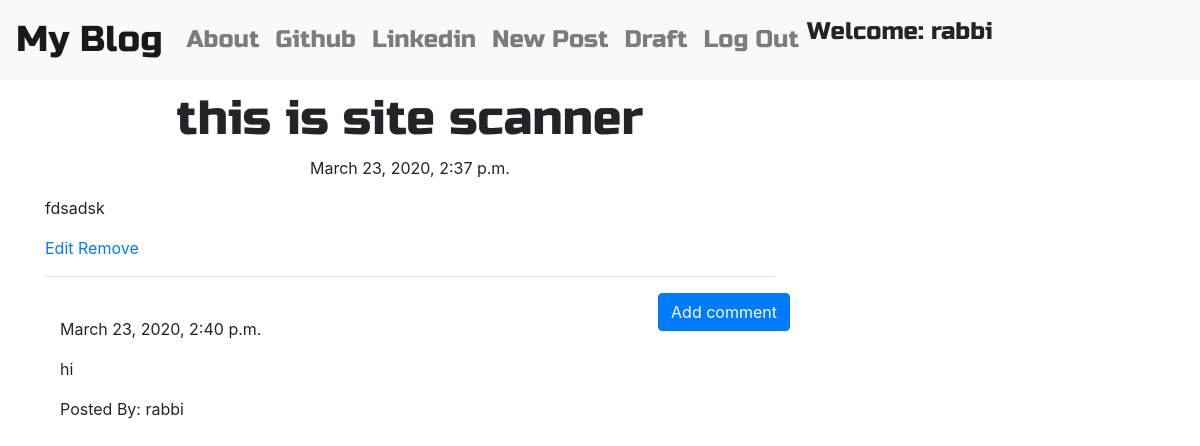
The app's page /post/5/ (signed in) with its own data.
### blog/models.py (models this page shows, shortened)
class Post(models.Model):
    author=models.ForeignKey('auth.user',on_delete=models.CASCADE)
    title=models.CharField(max_length=200)
    text=models.TextField()
    created_date=models.DateTimeField(default=timezone.now())
    published_date=models.DateTimeField(blank=True,null=True)

class Comment(models.Model):
    post=models.ForeignKey(Post,related_name='comments',on_delete=models.CASCADE)
    author=models.CharField(max_length=200)
    text=models.TextField()
    created_date=models.DateTimeField(default=timezone.now)
    approved_comment=models.BooleanField(default=False)

### blog/views.py (the view)
# urls.py: path('post/<int:pk>/',PostDetailView.as_view(),name='post_detail'),
class PostDetailView(DetailView):
    model=Post

### blog/templates/blog/post_detail.html (shortened to what this page needs)
{% extends 'blog/base.html' %}
{% block content %}
<h1 class="posttile loader">{{post.title}}</h1>
{% if post.published_date %}
<div class="date postdate">
  {{post.published_date}}
</div>
{% else %}
<a href="{% url 'blog:post_publish' pk=post.pk %}">Publish</a>
{% endif %}
<p class='postcontent'>{{post.text|safe|linebreaksbr}}</p>
{% if user.is_authenticated %}
<a href="{% url 'blog:post_edit' pk=post.pk %}">
<span class="fa fa-pencil">Edit</span>
</a>
<a href="{% url 'blog:post_remove' pk=post.pk %}">
<span class="fa fa-remove">Remove</span>
</a>
{% endif %}
<hr>
<a class="btn btn-primary btn-comment" href="{% url 'blog:add_comment_to_post' pk=post.pk%}">Add comment</a>
<div class="container">
  {% for comment in post.comments.all%}
    <br>
    {% if user.is_authenticated or commnet.approved_comment %}
    {{ comment.created_date }}
    <p>{{comment.text|safe|linebreaksbr}}</p>
    <p>Posted By: {{comment.author}}</p>
    {% endif %}
    {% empty %}
    <p>No Comments!</p>
  {% endfor %}
</div>
{% endblock %}

### blog/templates/blog/base.html (shortened to what this page needs)
<!DOCTYPE html>
{% load static %}
<html lang="en" dir="ltr">
  <head>
    <link rel="stylesheet" href="https://stackpath.bootstrapcdn.com/bootstrap/4.4.1/css/bootstrap.min.css">
    <link rel="stylesheet" href="//cdn.jsdelivr.net/npm/medium-editor@latest/dist/css/medium-editor.min.css" type="text/css" media="screen" charset="utf-8">
    <link rel="stylesheet" href="{% static 'css/blog.css' %}">
  </head>
  <body class="loader">
    <nav class="navbar navbar-expand-lg navbar-light bg-light techfont custon-navbar">
      <a class="navbar-brand bigbrand" href="{% url 'blog:post_list' %}">My Blog</a>
  <div class="collapse navbar-collapse" id="navbarNav">
    <ul class="navbar-nav">
      <li class="nav-item">
        <a class="nav-link" href="{% url 'blog:about' %}">About</a>
      </li>
      <li class="nav-item">
        <a class="nav-link" href="https://www.github.com">Github</a>
      </li>
      <li class="nav-item">
        <a class="nav-link" href="https://www.linkedin.com">Linkedin</a>
      </li>
    </ul>
    <ul class="navbar-nav navbar-right">
      {% if user.is_authenticated %}
      <li class="nav-item">
        <a class="nav-link" href="{% url 'blog:post_new' %}">New Post</a>
      </li>
      <li class="nav-item">
        <a class="nav-link" href="{% url 'blog:post_draft_list' %}">Draft</a>
      </li>
      <li class="nav-item">
        <a class="nav-link" href="{% url 'logout' %}">Log Out</a>
      </li>
      <li class="nav-item">
        <a>Welcome: {{user.username}}</a>
      </li>
      {% else %}
      <li class="nav-item">
        <a class="nav nav-link navbar-right" href="{% url 'login' %}"><span class="glyphicon glyphicon-user">Login</span></a>
      </li>
      {% endif %}
    </ul>
      </nav>
    <div class="content container">
      <div class="row">
        <div class="col-md-8">
          <div class="blog_posts">
            {% block content %}
            {% endblock %}
          </div>
        </div>
      </div>
    </div>
  </body>
</html>

### blog/static/css/blog.css (style rules this page uses)
.techfont { font-family: 'Russo One',sans-serif; font-size: 1.5em; margin-bottom: 10px; }
.bigbrand { font-size: 1.5em; }
.postdate { text-align: center; }
.posttile { font-family: 'Russo One',sans-serif; font-size: 3em; text-align: center; }
.postcontent { font-family: 'Montserrat'; font-size: 1em; }
.btn-comment { position: absolute; right: 0px; }
.loader { filter:hue-rotate(0deg); color:linear-gradient(45deg,#0f8,#08f); animation:hue 10000ms infinite linear; }

### records on screen
Post: title "this is site scanner", published_date "March 23, 2020, 2:37 p.m.", text "fdsadsk"
Comment: created_date "March 23, 2020, 2:40 p.m.", text "hi", author "rabbi"

### other values on screen
{{ user.username }} "rabbi"
